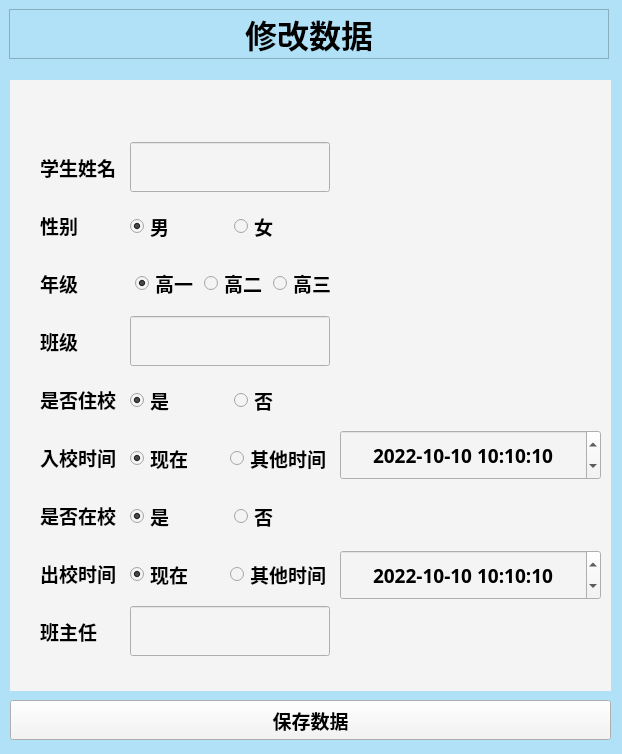
<?xml version="1.0" encoding="UTF-8"?>
<ui version="4.0">
 <class>Form</class>
 <widget class="QWidget" name="Form">
  <property name="geometry">
   <rect>
    <x>0</x>
    <y>0</y>
    <width>622</width>
    <height>754</height>
   </rect>
  </property>
  <property name="windowTitle">
   <string>Form</string>
  </property>
  <property name="styleSheet">
   <string notr="true">background-color: rgb(177, 225, 247);</string>
  </property>
  <widget class="QLabel" name="label">
   <property name="geometry">
    <rect>
     <x>9</x>
     <y>9</y>
     <width>600</width>
     <height>50</height>
    </rect>
   </property>
   <property name="minimumSize">
    <size>
     <width>600</width>
     <height>50</height>
    </size>
   </property>
   <property name="maximumSize">
    <size>
     <width>100000</width>
     <height>50</height>
    </size>
   </property>
   <property name="font">
    <font>
     <family>微软雅黑</family>
     <pointsize>24</pointsize>
     <weight>75</weight>
     <bold>true</bold>
    </font>
   </property>
   <property name="frameShape">
    <enum>QFrame::StyledPanel</enum>
   </property>
   <property name="text">
    <string>修改数据</string>
   </property>
   <property name="textFormat">
    <enum>Qt::AutoText</enum>
   </property>
   <property name="alignment">
    <set>Qt::AlignCenter</set>
   </property>
   <property name="wordWrap">
    <bool>false</bool>
   </property>
   <property name="margin">
    <number>0</number>
   </property>
   <property name="indent">
    <number>-1</number>
   </property>
  </widget>
  <widget class="QWidget" name="widget" native="true">
   <property name="geometry">
    <rect>
     <x>10</x>
     <y>80</y>
     <width>601</width>
     <height>611</height>
    </rect>
   </property>
   <property name="styleSheet">
    <string notr="true">background-color: rgb(244, 244, 244);</string>
   </property>
   <widget class="QDateTimeEdit" name="dateTimeEdit">
    <property name="geometry">
     <rect>
      <x>330</x>
      <y>350</y>
      <width>261</width>
      <height>50</height>
     </rect>
    </property>
    <property name="minimumSize">
     <size>
      <width>0</width>
      <height>50</height>
     </size>
    </property>
    <property name="maximumSize">
     <size>
      <width>16777215</width>
      <height>50</height>
     </size>
    </property>
    <property name="font">
     <font>
      <family>微软雅黑</family>
      <pointsize>14</pointsize>
      <weight>75</weight>
      <bold>true</bold>
     </font>
    </property>
    <property name="styleSheet">
     <string notr="true">color: rgb(0, 0, 0);</string>
    </property>
    <property name="wrapping">
     <bool>true</bool>
    </property>
    <property name="frame">
     <bool>true</bool>
    </property>
    <property name="alignment">
     <set>Qt::AlignCenter</set>
    </property>
    <property name="correctionMode">
     <enum>QAbstractSpinBox::CorrectToPreviousValue</enum>
    </property>
    <property name="showGroupSeparator" stdset="0">
     <bool>false</bool>
    </property>
    <property name="date">
     <date>
      <year>2022</year>
      <month>10</month>
      <day>10</day>
     </date>
    </property>
    <property name="time">
     <time>
      <hour>10</hour>
      <minute>10</minute>
      <second>10</second>
     </time>
    </property>
    <property name="minimumDate">
     <date>
      <year>1999</year>
      <month>1</month>
      <day>1</day>
     </date>
    </property>
    <property name="displayFormat">
     <string>yyyy-MM-dd H:mm:ss</string>
    </property>
    <property name="timeSpec">
     <enum>Qt::LocalTime</enum>
    </property>
   </widget>
   <widget class="QDateTimeEdit" name="dateTimeEdit_2">
    <property name="geometry">
     <rect>
      <x>330</x>
      <y>470</y>
      <width>261</width>
      <height>50</height>
     </rect>
    </property>
    <property name="minimumSize">
     <size>
      <width>0</width>
      <height>50</height>
     </size>
    </property>
    <property name="maximumSize">
     <size>
      <width>16777215</width>
      <height>50</height>
     </size>
    </property>
    <property name="font">
     <font>
      <family>微软雅黑</family>
      <pointsize>14</pointsize>
      <weight>75</weight>
      <bold>true</bold>
     </font>
    </property>
    <property name="styleSheet">
     <string notr="true">color: rgb(0, 0, 0);</string>
    </property>
    <property name="wrapping">
     <bool>true</bool>
    </property>
    <property name="frame">
     <bool>true</bool>
    </property>
    <property name="alignment">
     <set>Qt::AlignCenter</set>
    </property>
    <property name="correctionMode">
     <enum>QAbstractSpinBox::CorrectToPreviousValue</enum>
    </property>
    <property name="showGroupSeparator" stdset="0">
     <bool>false</bool>
    </property>
    <property name="date">
     <date>
      <year>2022</year>
      <month>10</month>
      <day>10</day>
     </date>
    </property>
    <property name="time">
     <time>
      <hour>10</hour>
      <minute>10</minute>
      <second>10</second>
     </time>
    </property>
    <property name="minimumDate">
     <date>
      <year>1999</year>
      <month>1</month>
      <day>1</day>
     </date>
    </property>
    <property name="displayFormat">
     <string>yyyy-MM-dd H:mm:ss</string>
    </property>
    <property name="timeSpec">
     <enum>Qt::LocalTime</enum>
    </property>
   </widget>
   <widget class="QWidget" name="layoutWidget">
    <property name="geometry">
     <rect>
      <x>30</x>
      <y>60</y>
      <width>78</width>
      <height>521</height>
     </rect>
    </property>
    <layout class="QVBoxLayout" name="verticalLayout">
     <item>
      <widget class="QLabel" name="label_2">
       <property name="maximumSize">
        <size>
         <width>16777215</width>
         <height>50</height>
        </size>
       </property>
       <property name="font">
        <font>
         <family>微软雅黑</family>
         <pointsize>14</pointsize>
         <weight>75</weight>
         <bold>true</bold>
        </font>
       </property>
       <property name="text">
        <string>学生姓名</string>
       </property>
       <property name="alignment">
        <set>Qt::AlignLeading|Qt::AlignLeft|Qt::AlignVCenter</set>
       </property>
      </widget>
     </item>
     <item>
      <widget class="QLabel" name="label_3">
       <property name="maximumSize">
        <size>
         <width>16777215</width>
         <height>50</height>
        </size>
       </property>
       <property name="font">
        <font>
         <family>微软雅黑</family>
         <pointsize>14</pointsize>
         <weight>75</weight>
         <bold>true</bold>
        </font>
       </property>
       <property name="text">
        <string>性别</string>
       </property>
       <property name="alignment">
        <set>Qt::AlignLeading|Qt::AlignLeft|Qt::AlignVCenter</set>
       </property>
      </widget>
     </item>
     <item>
      <widget class="QLabel" name="label_4">
       <property name="maximumSize">
        <size>
         <width>16777215</width>
         <height>50</height>
        </size>
       </property>
       <property name="font">
        <font>
         <family>微软雅黑</family>
         <pointsize>14</pointsize>
         <weight>75</weight>
         <bold>true</bold>
        </font>
       </property>
       <property name="text">
        <string>年级</string>
       </property>
       <property name="alignment">
        <set>Qt::AlignLeading|Qt::AlignLeft|Qt::AlignVCenter</set>
       </property>
      </widget>
     </item>
     <item>
      <widget class="QLabel" name="label_7">
       <property name="maximumSize">
        <size>
         <width>16777215</width>
         <height>50</height>
        </size>
       </property>
       <property name="font">
        <font>
         <family>微软雅黑</family>
         <pointsize>14</pointsize>
         <weight>75</weight>
         <bold>true</bold>
        </font>
       </property>
       <property name="text">
        <string>班级</string>
       </property>
       <property name="alignment">
        <set>Qt::AlignLeading|Qt::AlignLeft|Qt::AlignVCenter</set>
       </property>
      </widget>
     </item>
     <item>
      <widget class="QLabel" name="label_5">
       <property name="maximumSize">
        <size>
         <width>16777215</width>
         <height>50</height>
        </size>
       </property>
       <property name="font">
        <font>
         <family>微软雅黑</family>
         <pointsize>14</pointsize>
         <weight>75</weight>
         <bold>true</bold>
        </font>
       </property>
       <property name="text">
        <string>是否住校</string>
       </property>
       <property name="alignment">
        <set>Qt::AlignLeading|Qt::AlignLeft|Qt::AlignVCenter</set>
       </property>
      </widget>
     </item>
     <item>
      <widget class="QLabel" name="label_9">
       <property name="maximumSize">
        <size>
         <width>16777215</width>
         <height>50</height>
        </size>
       </property>
       <property name="font">
        <font>
         <family>微软雅黑</family>
         <pointsize>14</pointsize>
         <weight>75</weight>
         <bold>true</bold>
        </font>
       </property>
       <property name="text">
        <string>入校时间</string>
       </property>
       <property name="alignment">
        <set>Qt::AlignLeading|Qt::AlignLeft|Qt::AlignVCenter</set>
       </property>
      </widget>
     </item>
     <item>
      <widget class="QLabel" name="label_6">
       <property name="maximumSize">
        <size>
         <width>16777215</width>
         <height>50</height>
        </size>
       </property>
       <property name="font">
        <font>
         <family>微软雅黑</family>
         <pointsize>14</pointsize>
         <weight>75</weight>
         <bold>true</bold>
        </font>
       </property>
       <property name="text">
        <string>是否在校</string>
       </property>
       <property name="alignment">
        <set>Qt::AlignLeading|Qt::AlignLeft|Qt::AlignVCenter</set>
       </property>
      </widget>
     </item>
     <item>
      <widget class="QLabel" name="label_10">
       <property name="maximumSize">
        <size>
         <width>16777215</width>
         <height>50</height>
        </size>
       </property>
       <property name="font">
        <font>
         <family>微软雅黑</family>
         <pointsize>14</pointsize>
         <weight>75</weight>
         <bold>true</bold>
        </font>
       </property>
       <property name="text">
        <string>出校时间</string>
       </property>
       <property name="alignment">
        <set>Qt::AlignLeading|Qt::AlignLeft|Qt::AlignVCenter</set>
       </property>
      </widget>
     </item>
     <item>
      <widget class="QLabel" name="label_8">
       <property name="maximumSize">
        <size>
         <width>16777215</width>
         <height>50</height>
        </size>
       </property>
       <property name="font">
        <font>
         <family>微软雅黑</family>
         <pointsize>14</pointsize>
         <weight>75</weight>
         <bold>true</bold>
        </font>
       </property>
       <property name="text">
        <string>班主任</string>
       </property>
       <property name="alignment">
        <set>Qt::AlignLeading|Qt::AlignLeft|Qt::AlignVCenter</set>
       </property>
      </widget>
     </item>
    </layout>
   </widget>
   <widget class="QWidget" name="layoutWidget">
    <property name="geometry">
     <rect>
      <x>120</x>
      <y>60</y>
      <width>202</width>
      <height>521</height>
     </rect>
    </property>
    <layout class="QVBoxLayout" name="verticalLayout_2">
     <item>
      <widget class="QLineEdit" name="lineEdit">
       <property name="minimumSize">
        <size>
         <width>0</width>
         <height>50</height>
        </size>
       </property>
       <property name="maximumSize">
        <size>
         <width>200</width>
         <height>16777215</height>
        </size>
       </property>
       <property name="font">
        <font>
         <family>微软雅黑</family>
         <pointsize>14</pointsize>
         <weight>75</weight>
         <bold>true</bold>
        </font>
       </property>
       <property name="clearButtonEnabled">
        <bool>true</bool>
       </property>
      </widget>
     </item>
     <item>
      <widget class="QWidget" name="widget_2" native="true">
       <property name="minimumSize">
        <size>
         <width>0</width>
         <height>50</height>
        </size>
       </property>
       <property name="maximumSize">
        <size>
         <width>16777215</width>
         <height>50</height>
        </size>
       </property>
       <widget class="QWidget" name="layoutWidget">
        <property name="geometry">
         <rect>
          <x>0</x>
          <y>10</y>
          <width>201</width>
          <height>32</height>
         </rect>
        </property>
        <layout class="QHBoxLayout" name="horizontalLayout">
         <item>
          <widget class="QRadioButton" name="radioButton_4">
           <property name="font">
            <font>
             <family>微软雅黑</family>
             <pointsize>14</pointsize>
             <weight>75</weight>
             <bold>true</bold>
            </font>
           </property>
           <property name="text">
            <string>男</string>
           </property>
           <property name="checked">
            <bool>true</bool>
           </property>
          </widget>
         </item>
         <item>
          <widget class="QRadioButton" name="radioButton_5">
           <property name="font">
            <font>
             <family>微软雅黑</family>
             <pointsize>14</pointsize>
             <weight>75</weight>
             <bold>true</bold>
            </font>
           </property>
           <property name="text">
            <string>女</string>
           </property>
          </widget>
         </item>
        </layout>
       </widget>
      </widget>
     </item>
     <item>
      <widget class="QWidget" name="widget_3" native="true">
       <property name="minimumSize">
        <size>
         <width>0</width>
         <height>50</height>
        </size>
       </property>
       <property name="maximumSize">
        <size>
         <width>16777215</width>
         <height>50</height>
        </size>
       </property>
       <widget class="QWidget" name="layoutWidget">
        <property name="geometry">
         <rect>
          <x>5</x>
          <y>9</y>
          <width>201</width>
          <height>32</height>
         </rect>
        </property>
        <layout class="QHBoxLayout" name="horizontalLayout_4">
         <item>
          <widget class="QRadioButton" name="radioButton">
           <property name="font">
            <font>
             <family>微软雅黑</family>
             <pointsize>14</pointsize>
             <weight>75</weight>
             <bold>true</bold>
            </font>
           </property>
           <property name="text">
            <string>高一</string>
           </property>
           <property name="checked">
            <bool>true</bool>
           </property>
          </widget>
         </item>
         <item>
          <widget class="QRadioButton" name="radioButton_2">
           <property name="font">
            <font>
             <family>微软雅黑</family>
             <pointsize>14</pointsize>
             <weight>75</weight>
             <bold>true</bold>
            </font>
           </property>
           <property name="text">
            <string>高二</string>
           </property>
          </widget>
         </item>
         <item>
          <widget class="QRadioButton" name="radioButton_3">
           <property name="font">
            <font>
             <family>微软雅黑</family>
             <pointsize>14</pointsize>
             <weight>75</weight>
             <bold>true</bold>
            </font>
           </property>
           <property name="text">
            <string>高三</string>
           </property>
          </widget>
         </item>
        </layout>
       </widget>
      </widget>
     </item>
     <item>
      <widget class="QLineEdit" name="lineEdit_2">
       <property name="minimumSize">
        <size>
         <width>0</width>
         <height>50</height>
        </size>
       </property>
       <property name="maximumSize">
        <size>
         <width>200</width>
         <height>16777215</height>
        </size>
       </property>
       <property name="font">
        <font>
         <family>微软雅黑</family>
         <pointsize>14</pointsize>
         <weight>75</weight>
         <bold>true</bold>
        </font>
       </property>
       <property name="clearButtonEnabled">
        <bool>true</bool>
       </property>
      </widget>
     </item>
     <item>
      <widget class="QWidget" name="widget_8" native="true">
       <property name="minimumSize">
        <size>
         <width>0</width>
         <height>50</height>
        </size>
       </property>
       <property name="maximumSize">
        <size>
         <width>16777215</width>
         <height>50</height>
        </size>
       </property>
       <widget class="QWidget" name="layoutWidget">
        <property name="geometry">
         <rect>
          <x>0</x>
          <y>10</y>
          <width>201</width>
          <height>32</height>
         </rect>
        </property>
        <layout class="QHBoxLayout" name="horizontalLayout_3">
         <item>
          <widget class="QRadioButton" name="radioButton_6">
           <property name="font">
            <font>
             <family>微软雅黑</family>
             <pointsize>14</pointsize>
             <weight>75</weight>
             <bold>true</bold>
            </font>
           </property>
           <property name="text">
            <string>是</string>
           </property>
           <property name="checked">
            <bool>true</bool>
           </property>
          </widget>
         </item>
         <item>
          <widget class="QRadioButton" name="radioButton_7">
           <property name="font">
            <font>
             <family>微软雅黑</family>
             <pointsize>14</pointsize>
             <weight>75</weight>
             <bold>true</bold>
            </font>
           </property>
           <property name="text">
            <string>否</string>
           </property>
          </widget>
         </item>
        </layout>
       </widget>
      </widget>
     </item>
     <item>
      <widget class="QWidget" name="widget_9" native="true">
       <property name="minimumSize">
        <size>
         <width>0</width>
         <height>50</height>
        </size>
       </property>
       <property name="maximumSize">
        <size>
         <width>16777215</width>
         <height>50</height>
        </size>
       </property>
       <widget class="QWidget" name="layoutWidget">
        <property name="geometry">
         <rect>
          <x>0</x>
          <y>10</y>
          <width>201</width>
          <height>32</height>
         </rect>
        </property>
        <layout class="QHBoxLayout" name="horizontalLayout_5">
         <item>
          <widget class="QRadioButton" name="radioButton_10">
           <property name="font">
            <font>
             <family>微软雅黑</family>
             <pointsize>14</pointsize>
             <weight>75</weight>
             <bold>true</bold>
            </font>
           </property>
           <property name="text">
            <string>现在</string>
           </property>
           <property name="checked">
            <bool>true</bool>
           </property>
          </widget>
         </item>
         <item>
          <widget class="QRadioButton" name="radioButton_11">
           <property name="font">
            <font>
             <family>微软雅黑</family>
             <pointsize>14</pointsize>
             <weight>75</weight>
             <bold>true</bold>
            </font>
           </property>
           <property name="text">
            <string>其他时间</string>
           </property>
          </widget>
         </item>
        </layout>
       </widget>
      </widget>
     </item>
     <item>
      <widget class="QWidget" name="widget_10" native="true">
       <property name="minimumSize">
        <size>
         <width>0</width>
         <height>50</height>
        </size>
       </property>
       <property name="maximumSize">
        <size>
         <width>16777215</width>
         <height>50</height>
        </size>
       </property>
       <widget class="QWidget" name="layoutWidget">
        <property name="geometry">
         <rect>
          <x>0</x>
          <y>10</y>
          <width>201</width>
          <height>32</height>
         </rect>
        </property>
        <layout class="QHBoxLayout" name="horizontalLayout_2">
         <item>
          <widget class="QRadioButton" name="radioButton_8">
           <property name="font">
            <font>
             <family>微软雅黑</family>
             <pointsize>14</pointsize>
             <weight>75</weight>
             <bold>true</bold>
            </font>
           </property>
           <property name="text">
            <string>是</string>
           </property>
           <property name="checked">
            <bool>true</bool>
           </property>
          </widget>
         </item>
         <item>
          <widget class="QRadioButton" name="radioButton_9">
           <property name="font">
            <font>
             <family>微软雅黑</family>
             <pointsize>14</pointsize>
             <weight>75</weight>
             <bold>true</bold>
            </font>
           </property>
           <property name="text">
            <string>否</string>
           </property>
          </widget>
         </item>
        </layout>
       </widget>
      </widget>
     </item>
     <item>
      <widget class="QWidget" name="widget_11" native="true">
       <property name="minimumSize">
        <size>
         <width>0</width>
         <height>50</height>
        </size>
       </property>
       <property name="maximumSize">
        <size>
         <width>16777215</width>
         <height>50</height>
        </size>
       </property>
       <widget class="QWidget" name="layoutWidget_2">
        <property name="geometry">
         <rect>
          <x>0</x>
          <y>10</y>
          <width>201</width>
          <height>32</height>
         </rect>
        </property>
        <layout class="QHBoxLayout" name="horizontalLayout_8">
         <item>
          <widget class="QRadioButton" name="radioButton_16">
           <property name="font">
            <font>
             <family>微软雅黑</family>
             <pointsize>14</pointsize>
             <weight>75</weight>
             <bold>true</bold>
            </font>
           </property>
           <property name="text">
            <string>现在</string>
           </property>
           <property name="checked">
            <bool>true</bool>
           </property>
          </widget>
         </item>
         <item>
          <widget class="QRadioButton" name="radioButton_17">
           <property name="font">
            <font>
             <family>微软雅黑</family>
             <pointsize>14</pointsize>
             <weight>75</weight>
             <bold>true</bold>
            </font>
           </property>
           <property name="text">
            <string>其他时间</string>
           </property>
          </widget>
         </item>
        </layout>
       </widget>
      </widget>
     </item>
     <item>
      <widget class="QLineEdit" name="lineEdit_3">
       <property name="minimumSize">
        <size>
         <width>0</width>
         <height>50</height>
        </size>
       </property>
       <property name="maximumSize">
        <size>
         <width>200</width>
         <height>16777215</height>
        </size>
       </property>
       <property name="font">
        <font>
         <family>微软雅黑</family>
         <pointsize>14</pointsize>
         <weight>75</weight>
         <bold>true</bold>
        </font>
       </property>
       <property name="clearButtonEnabled">
        <bool>true</bool>
       </property>
      </widget>
     </item>
    </layout>
   </widget>
  </widget>
  <widget class="QPushButton" name="Button">
   <property name="geometry">
    <rect>
     <x>10</x>
     <y>700</y>
     <width>601</width>
     <height>40</height>
    </rect>
   </property>
   <property name="minimumSize">
    <size>
     <width>600</width>
     <height>40</height>
    </size>
   </property>
   <property name="maximumSize">
    <size>
     <width>9999</width>
     <height>40</height>
    </size>
   </property>
   <property name="sizeIncrement">
    <size>
     <width>0</width>
     <height>40</height>
    </size>
   </property>
   <property name="font">
    <font>
     <family>微软雅黑</family>
     <pointsize>14</pointsize>
     <weight>75</weight>
     <bold>true</bold>
    </font>
   </property>
   <property name="styleSheet">
    <string notr="true">background-color: rgb(244, 244, 244);</string>
   </property>
   <property name="text">
    <string>保存数据</string>
   </property>
  </widget>
 </widget>
 <resources/>
 <connections/>
</ui>
